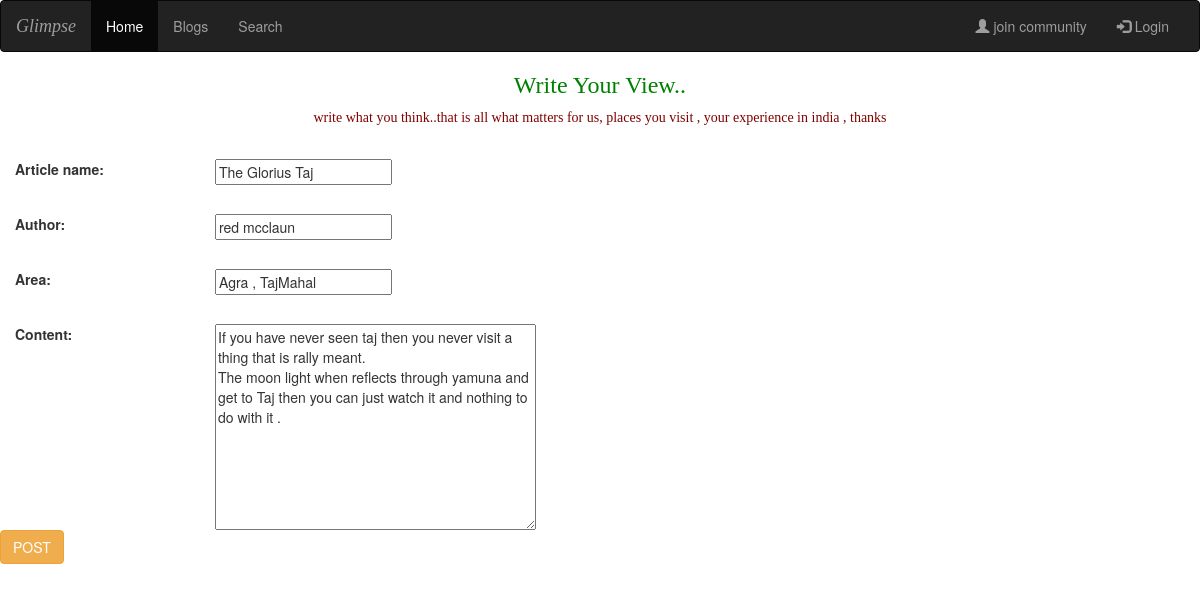
Screenshot of /blog/1/update/ with the database file from the repository.
### blog/models.py (models this page shows, shortened)
class Article(models.Model):
	article_name = models.CharField(max_length =100)
	author = models.CharField(max_length =100)
	area = models.CharField(max_length = 100)
	content = models.TextField()

### blog/views.py (the view, shortened to what this page needs)
# urls.py: path('blog/<int:id>/update/' , ArticleUpdateView.as_view()),
class ArticleUpdateView(UpdateView):
	form_class = ModelArticleForm
	template_name = "blog/article_create.html"
	queryset = Article.objects.all()
	def get_object(self):
		id_ =  self.kwargs.get("id")
		return get_object_or_404(Article, id =  id_)

### blog/forms.py
class ModelArticleForm(forms.ModelForm):
	class Meta:
		model = Article
		fields=[
				'article_name',
				'author',
				'area',
				'content'
		]

### blog/templates/blog/article_create.html (shortened to what this page needs)
  <link rel="stylesheet" href="https://maxcdn.bootstrapcdn.com/bootstrap/3.4.0/css/bootstrap.min.css">
  <link rel="stylesheet" href="https://maxcdn.bootstrapcdn.com/bootstrap/3.4.0/css/bootstrap.min.css">
<form action="." method="post">{% csrf_token %}
 {% include 'nav.html'%}
  <center>
<h3><span style="color: green;font-family:cursive; ">Write Your View..</span></h3>
<p><span style="color: maroon;font-family: fantasy;">write what you think..that is all what matters for us, places you visit , your experience in india , thanks</span></p>
</center>
<br>
{% for field in form %}
	<div class="form-group">
		<div class="col-sm-offset-2 col-sm-10">
		</div>
		<label class="control-label col-sm-2">{{ field.label_tag }}</label>
		<div class="col-sm-10">{{ field }}</div>
	</div>
<br><br>
{% endfor %}
<br>
		<input type="submit" name="" value="POST" class="btn btn-warning" style="float: left">
    </form>

### rows the page displays
Article: form "The Glorius Taj" "red mcclaun" "Agra , TajMahal" "If you have never seen taj then you never visit a thing that is rally meant. The moon light when reflects through yamuna and get to Taj then you can just watch it and nothing to do with it ."

### other values shown
{{ field.label_tag }} "Article name:" "Author:" "Area:" "Content:"
